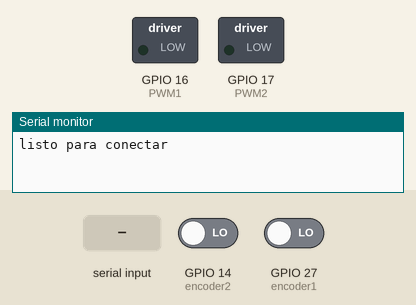
Bench run of a sketch on a simulated ESP32. On the bench: switched loads named in the sketch (green lamp = pin HIGH), the last lines printed to the serial monitor. The test bench sets the inputs (shaded band); at power-on: GPIO 14 (encoder2) LOW, GPIO 27 (encoder1) LOW. Nothing arrives over Bluetooth unless stated.

Above: at 1.2 s.
1.3 s: "V\n" received over the second serial link
At 2.5 s:
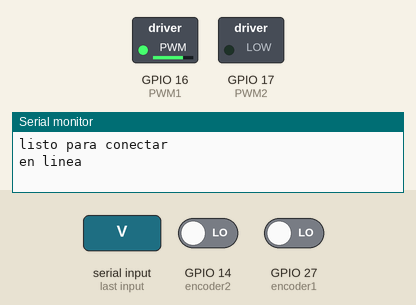
2.8 s: GPIO 14 (encoder2) driven HIGH
4.3 s: GPIO 27 (encoder1) driven HIGH
Timing chart, 0 to 7.3 s (numbered marks = the images above; inputs shaded):
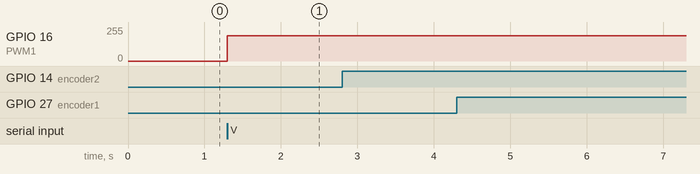

The sketch:

scara2.ino
```cpp
#include "BluetoothSerial.h"          // libreria bluethooth
#include <ESP32Servo.h>               // libreria servo y señal pwm


#if !defined(CONFIG_BT_ENABLED) || !defined(CONFIG_BLUEDROID_ENABLED)
#error Bluetooth is not enabled! Please run `make menuconfig` to and enable it
#endif


const int PWM1 = 16;                                // pin 16 velicidad giro motor
const int PWM2 = 17;                                // pin 17 velicidad giro motor
int encoder1 = 27;                                  // Pin 12 del Arduino para leer el sensor
int encoder2 = 14;                                  // Pin 14 del Arduino para leer el sensor

int vel = 0;
int vel2 = 0;

int ban1 = 0;
int ban2 = 0;
int ban3 = 1;

BluetoothSerial SerialBT;                          // objeto bluetooth

void IRAM_ATTR contador1(){
  if (ban2 == 22){
    Serial.print("vuelta1 :");
    Serial.print(ban3);
    Serial.print("\n");
    vel = 0;
    analogWrite(PWM1,vel);
    ban3++;
    ban2 = 0;
    }
  Serial.print("A");
  Serial.print(ban2);
  Serial.print("\n");
  ban2++;
}
void IRAM_ATTR contador2(){
  if (ban2 == 22){
    Serial.print("vuelta2 :");
    Serial.print(ban3);
    Serial.print("\n");
    vel = 0;
    analogWrite(PWM1,vel);
    ban3++;
    ban2 = 0;
    }
  Serial.print("B");
  Serial.print(ban2);
  Serial.print("\n");
  ban2++;
}

void setup() {

  Serial.begin(115200);

  pinMode(encoder1, INPUT);                        // Pin 12 como entrada
  pinMode(encoder2, INPUT);                        // Pin 14 como entrada
  pinMode(PWM2, OUTPUT);                           // pin 17 salida controla el motor
  pinMode(PWM1, OUTPUT);                           // pin 18 salida controla el motor

  SerialBT.begin("scara");                         // Bluetooth device name
  Serial.println("listo para conectar");
}

void loop() {

  if (SerialBT.available()) {
     if (ban1 == 0){
        attachInterrupt(digitalPinToInterrupt(encoder1), contador1, CHANGE);
        attachInterrupt(digitalPinToInterrupt(encoder2), contador2, CHANGE);
        ban1 = 1;
     }
     char x = (char)SerialBT.read();
     if ( x == 'V')
      {
       if (vel == 0){
        Serial.print("en linea");
        Serial.print("\n");
        vel = 100;
        vel2 = vel * 1.91;
        analogWrite(PWM1, vel2);
        analogWrite(PWM2, 0);
        }
      }
    }
}
```

Measured:
- after the input at 1.3 s, GPIO 16 (PWM1): 0/255 → 191/255 at once
